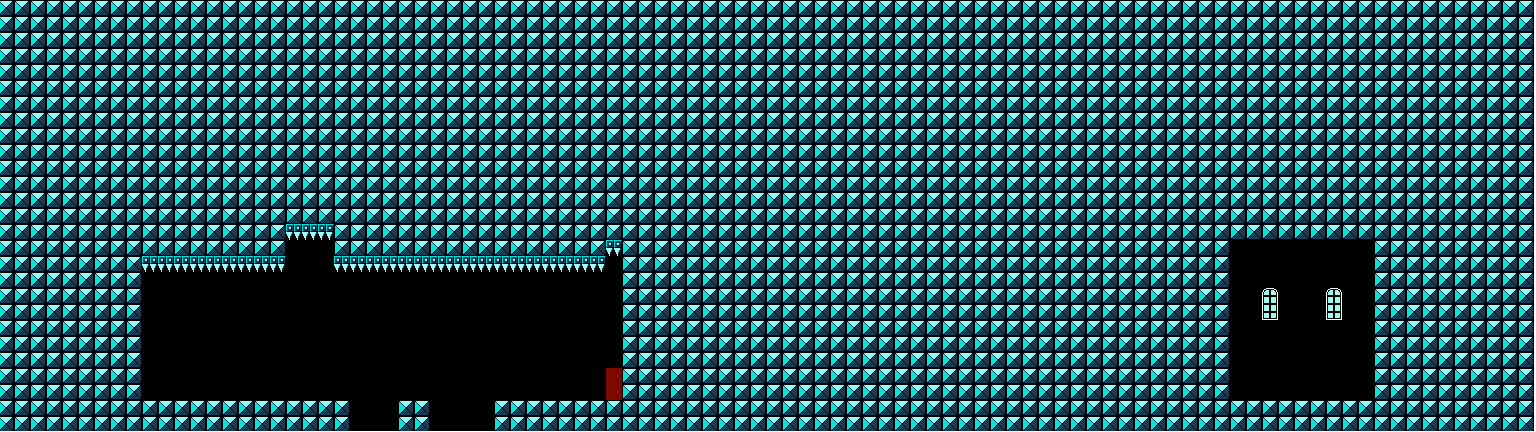

Rendered tile map (Tiled .tmx) drawn with the repository's tilesets; below, a short description and the map source with its tile grids summarised:
An orthogonal 96x27 tile map with 16x16 px tiles, 1 tile layer (ShoeBox Tile Grab).

<map version="1.0" orientation="orthogonal" width="96" height="27" tilewidth="16" tileheight="16">
<tileset firstgid="1" name="1-5.2_bank.png" tilewidth="16" tileheight="16">
	<image source="1-5.2_bank.png" width="176" height="32" />
</tileset>
	<layer name="ShoeBox Tile Grab" width="96" height="27">
		<data>[2592 cells, 2592 non-empty, 21 distinct tile ids]</data>
	</layer>
</map>